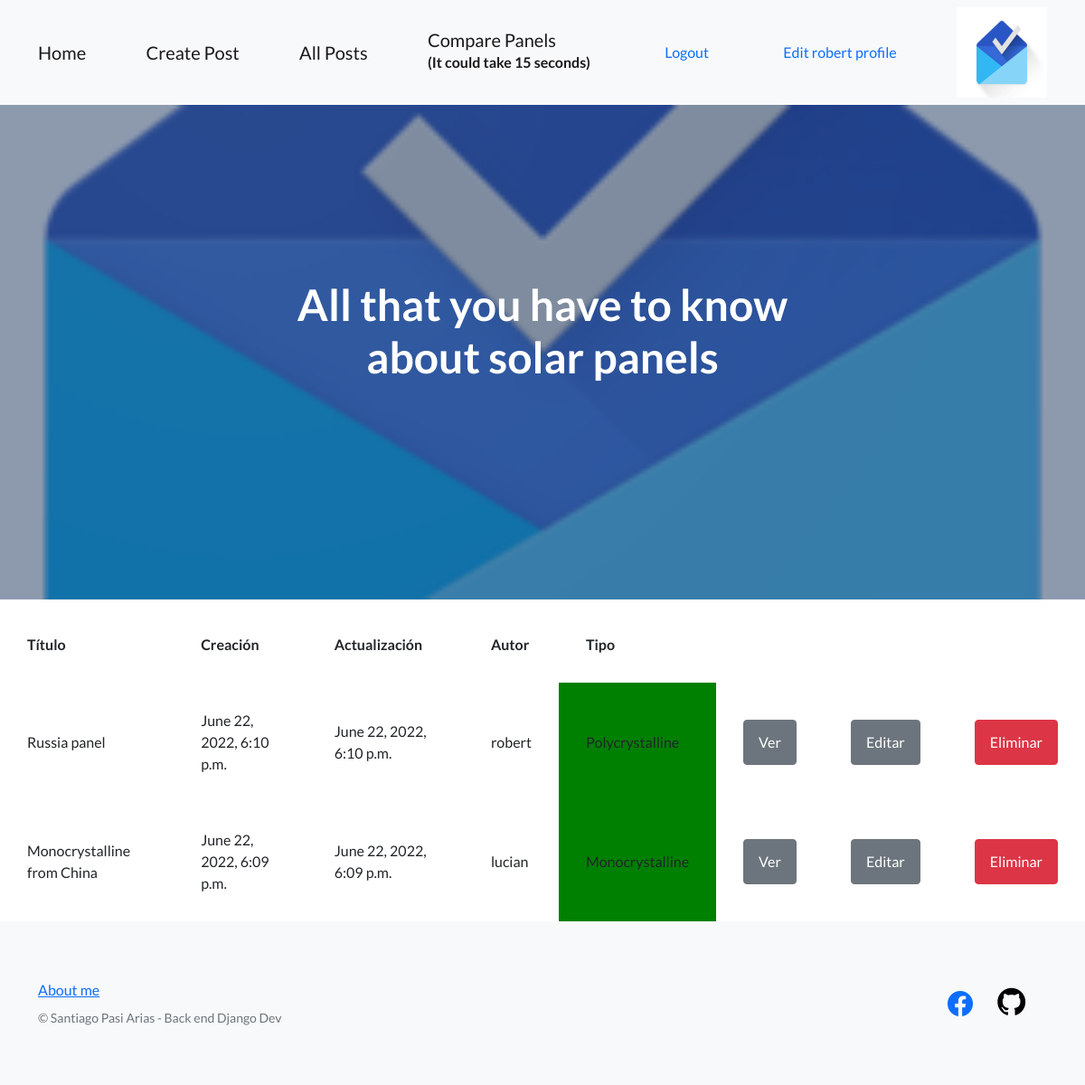
The app's page /blogApp/posts/ (signed in) with its own data.
### blogApp/models.py (models this page shows, shortened)
class Post(models.Model):
    titulo = models.CharField(max_length=200)
    cuerpo = models.TextField()
    creado = models.DateTimeField(auto_now_add=True)
    actualizado = models.DateTimeField(auto_now=True)
    image=models.ImageField(blank=True)
    creado_por = models.ForeignKey(User ,on_delete=models.CASCADE)
    tags=models.ManyToManyField('Tag',blank=True)
    class TipoPost(models.TextChoices):
        monocrystalline = 'Monocrystalline'
        polycrystalline='Polycrystalline'
    tipo_post = models.CharField(choices= TipoPost.choices, max_length=40)

### blogApp/views.py (the view)
# urls.py: path('posts/',views.posts,name="Posts"),
def posts(request):
    posts = Post.objects.all().order_by('-creado')
    return render(request, 'posts.html', {'posts':posts,'nombre_user':request.user.username})

### blogApp/template/posts.html (shortened to what this page needs)
{%extends 'index.html'%}
{%load static %}
    {%block content%}
    <table cellpadding="30px"cellspacing="15px">
    <thead>
        <tr>
            <th>Título</th>
            <th>Creación</th>
            <th>Actualización</th>
            <th>Autor</th>
            <th>Tipo</th>
        </tr>
    </thead>
    <tbody>
        <tr >
            {%for post in posts%}
            <td>{{post.titulo}}</td>
            <td>{{post.creado}}</td>
            <td>{{post.actualizado}}</td>
            <td>{{post.creado_por}}</td>
            {%if post.tipo_post == "Libro"%}
            <td style="background-color: orange">{{post.tipo_post}}</td>
            {%else%}
            <td style="background-color: green">{{post.tipo_post}}</td>
            {%endif%}
            <td align="right">
                <a href="{% url 'PostIndividual' post.id %}" class="btn btn-secondary">Ver</a>
            </td>
            {%if user.is_authenticated%}
            {%if request.user.username == nombre_user %}
            <td align="right">
                <a href="{% url 'EditarPost' post.id %}" class="btn btn-secondary">Editar</a>
            </td>
            <td align="right">
                <a href="{% url 'EliminarPost' post.id %}" class="btn btn-danger">Eliminar</a>
            </td>
            {%endif%}
            {%endif%}
        </tr>
        {%endfor%}
    </tbody>
</table>
    {%endblock content%}

### blogApp/template/index.html (shortened to what this page needs)
<!DOCTYPE html>
<html lang="en">
    <head>
        {% load static %}
        <link href="https://cdn.jsdelivr.net/npm/bootstrap-icons@1.5.0/font/bootstrap-icons.css" rel="stylesheet" type="text/css" />
        <link href="{%static 'blogApp/css/styles.css' %}" rel="stylesheet" />
        <link rel="stylesheet" href="https://cdnjs.cloudflare.com/ajax/libs/font-awesome/4.7.0/css/font-awesome.min.css">
    </head>
    <body>
        <nav class="navbar navbar-light bg-light static-top">
            <div class="container">
                <a class="navbar-brand" href="{%url 'Inicio'%}">Home</a>
                <a class="navbar-brand" href="{%url 'CrearPost'%}">Create Post</a>
                <a class="navbar-brand" href="{%url 'Posts'%}">All Posts</a>
                <a class="navbar-brand" href="{%url 'Panels'%}">Compare Panels
                    <h6>
                        (It could take 15 seconds)
                    </h6>
                </a>
                    {% if user.is_authenticated %}
                      <a class="nav-link" href="{%url 'Logout'%}">Logout</a>
                      <a class="nav-link" href="{%url 'Perfil'%}">Edit {{user.username}} profile</a>
                        <a href="{%url 'Inbox'%}">
                            <img title="Ver tus mensajes" border="0" alt="Inbox" src="{%static 'blogApp\assets\img\inbox.gif'%}" width="100" height="100" >
                        </a>
                    {% else %}
                    <a class="navbar-brand" href="{%url 'Login'%}">Login</a>
                    {% endif %}
            </div>
        </nav>
        <header class="masthead">
            <div class="container position-relative">
                <div class="row justify-content-center">
                    <div class="col-xl-6">
                        <div class="text-center text-white">
                            <h1 class="mb-5">All that you have to know about solar panels</h1>
                        </div>
                    </div>
                </div>
            </div>
        </header>
                    {% block content %}
                    {% endblock content %}
        <footer class="footer bg-light">
            <div class="container">
                <div class="row">
                    <div class="col-lg-6 h-100 text-center text-lg-start my-auto">
                        <ul class="list-inline mb-2">
                            <li class="list-inline-item"><a href="{%url 'About'%}">About me</a></li>
                        </ul>
                        <p class="text-muted small mb-4 mb-lg-0">&copy; Santiago Pasi Arias - Back end Django Dev</p>
                    </div>
                    <div class="col-lg-6 h-100 text-center text-lg-end my-auto">
                        <ul class="list-inline mb-0">
                            <li class="list-inline-item me-4">
                                <a href="https://www.facebook.com/pasisantiago/" target="_blank"><i class="bi-facebook fs-3"></i></a>
                            </li>
                            <li class="list-inline-item me-4">
                                <a href="https://github.com/santiagopasi" target="_blank"><i class="fa fa-github" style="font-size:36px; color: black;"></i></a>
                            </li>
                        </ul>
                    </div>
                </div>
            </div>
        </footer>
    </body>
</html>

### records on screen
Post: titulo "Russia panel", creado "June 22, 2022, 6:10 p.m.", actualizado "June 22, 2022, 6:10 p.m.", creado_por "robert", tipo_post "Polycrystalline"
Post: titulo "Monocrystalline from China", creado "June 22, 2022, 6:09 p.m.", actualizado "June 22, 2022, 6:09 p.m.", creado_por "lucian", tipo_post "Monocrystalline"

### other values on screen
{{ user.username }} "robert"
